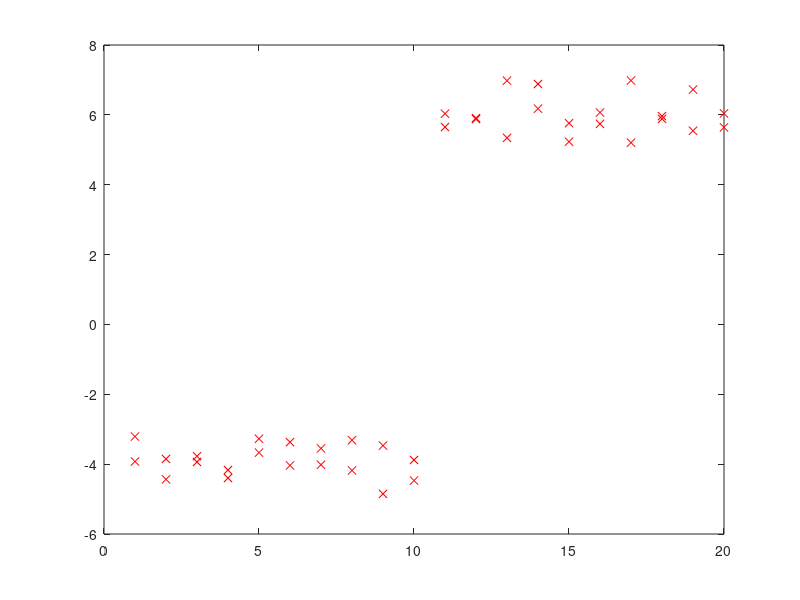

MATLAB code to generate this figure: (Note: this script raises an error after producing the figure.)
X1 = rand(10,2) * 2 - 5;
X2 = rand(10,2) * 2 + 5;
X = [X1; X2];
plot(X,'rx');
m = size(X,1);
init_y = (rand(m,1) > 0.5) + 1;
[y,error] = kmeans(X, init_y, 2, 10);

c1 = X(y == 1, :);
c2 = X(y == 2, :);
plot(c1(:,1),c1(:,2),'ro',c2(:,1),c2(:,2),'bo')
pause
plot(error)
